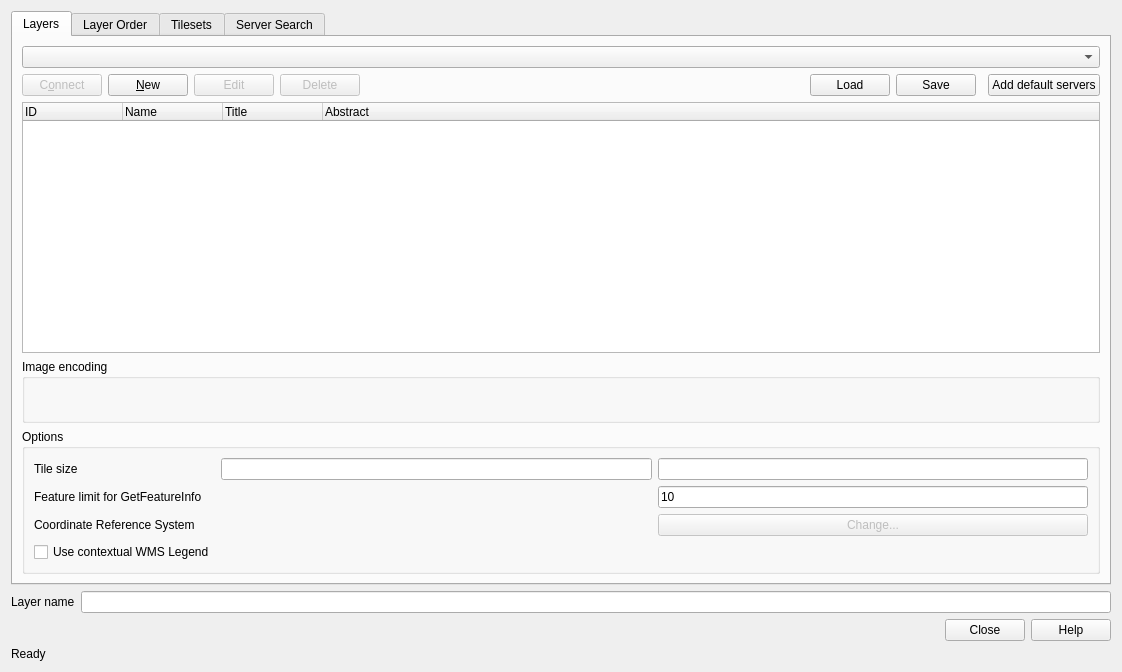
<?xml version="1.0" encoding="UTF-8"?>
<ui version="4.0">
 <class>WMSSourceSelectBase</class>
 <widget class="QDialog" name="WMSSourceSelectBase">
  <property name="geometry">
   <rect>
    <x>0</x>
    <y>0</y>
    <width>1122</width>
    <height>672</height>
   </rect>
  </property>
  <property name="windowTitle">
   <string>Dialog</string>
  </property>
  <layout class="QGridLayout" name="gridLayout_2">
   <item row="0" column="0">
    <widget class="QTabWidget" name="tabServers">
     <property name="enabled">
      <bool>true</bool>
     </property>
     <property name="currentIndex">
      <number>0</number>
     </property>
     <widget class="QWidget" name="tabLayers">
      <attribute name="title">
       <string>Layers</string>
      </attribute>
      <layout class="QGridLayout" name="gridLayout">
       <item row="0" column="0" colspan="12">
        <widget class="QComboBox" name="cmbConnections"/>
       </item>
       <item row="1" column="0" colspan="2">
        <widget class="QPushButton" name="btnConnect">
         <property name="enabled">
          <bool>false</bool>
         </property>
         <property name="text">
          <string>C&amp;onnect</string>
         </property>
        </widget>
       </item>
       <item row="1" column="2" colspan="2">
        <widget class="QPushButton" name="btnNew">
         <property name="text">
          <string>&amp;New</string>
         </property>
        </widget>
       </item>
       <item row="1" column="4">
        <widget class="QPushButton" name="btnEdit">
         <property name="enabled">
          <bool>false</bool>
         </property>
         <property name="text">
          <string>Edit</string>
         </property>
        </widget>
       </item>
       <item row="1" column="5">
        <widget class="QPushButton" name="btnDelete">
         <property name="enabled">
          <bool>false</bool>
         </property>
         <property name="text">
          <string>Delete</string>
         </property>
        </widget>
       </item>
       <item row="1" column="7">
        <spacer name="horizontalSpacer_2">
         <property name="orientation">
          <enum>Qt::Horizontal</enum>
         </property>
         <property name="sizeHint" stdset="0">
          <size>
           <width>8</width>
           <height>20</height>
          </size>
         </property>
        </spacer>
       </item>
       <item row="1" column="11">
        <widget class="QPushButton" name="btnAddDefault">
         <property name="statusTip">
          <string>Adds a few example WMS servers</string>
         </property>
         <property name="whatsThis">
          <string comment="Adds several example WMS servers to the list"/>
         </property>
         <property name="text">
          <string>Add default servers</string>
         </property>
        </widget>
       </item>
       <item row="2" column="0" colspan="12">
        <widget class="QTreeWidget" name="lstLayers">
         <property name="sizePolicy">
          <sizepolicy hsizetype="Expanding" vsizetype="Expanding">
           <horstretch>0</horstretch>
           <verstretch>0</verstretch>
          </sizepolicy>
         </property>
         <property name="selectionMode">
          <enum>QAbstractItemView::ExtendedSelection</enum>
         </property>
         <property name="allColumnsShowFocus">
          <bool>true</bool>
         </property>
         <column>
          <property name="text">
           <string>ID</string>
          </property>
         </column>
         <column>
          <property name="text">
           <string>Name</string>
          </property>
         </column>
         <column>
          <property name="text">
           <string>Title</string>
          </property>
         </column>
         <column>
          <property name="text">
           <string>Abstract</string>
          </property>
         </column>
        </widget>
       </item>
       <item row="3" column="0" colspan="12">
        <widget class="QGroupBox" name="btnGrpImageEncoding">
         <property name="sizePolicy">
          <sizepolicy hsizetype="Preferred" vsizetype="Preferred">
           <horstretch>0</horstretch>
           <verstretch>0</verstretch>
          </sizepolicy>
         </property>
         <property name="minimumSize">
          <size>
           <width>16</width>
           <height>64</height>
          </size>
         </property>
         <property name="title">
          <string>Image encoding</string>
         </property>
        </widget>
       </item>
       <item row="1" column="9">
        <widget class="QPushButton" name="btnSave">
         <property name="toolTip">
          <string>Save connections to file</string>
         </property>
         <property name="text">
          <string>Save</string>
         </property>
        </widget>
       </item>
       <item row="1" column="8">
        <widget class="QPushButton" name="btnLoad">
         <property name="toolTip">
          <string>Load connections from file</string>
         </property>
         <property name="text">
          <string>Load</string>
         </property>
        </widget>
       </item>
       <item row="4" column="0" colspan="12">
        <widget class="QGroupBox" name="gbCRS">
         <property name="title">
          <string>Options</string>
         </property>
         <layout class="QGridLayout">
          <item row="3" column="0" colspan="2">
           <widget class="QLabel" name="labelCoordRefSys">
            <property name="text">
             <string>Coordinate Reference System</string>
            </property>
            <property name="buddy">
             <cstring>btnChangeSpatialRefSys</cstring>
            </property>
           </widget>
          </item>
          <item row="3" column="2">
           <widget class="QPushButton" name="btnChangeSpatialRefSys">
            <property name="enabled">
             <bool>false</bool>
            </property>
            <property name="text">
             <string>Change...</string>
            </property>
           </widget>
          </item>
          <item row="1" column="1">
           <widget class="QLineEdit" name="mTileWidth"/>
          </item>
          <item row="1" column="0">
           <widget class="QLabel" name="label_2">
            <property name="text">
             <string>Tile size</string>
            </property>
            <property name="buddy">
             <cstring>mTileWidth</cstring>
            </property>
           </widget>
          </item>
          <item row="1" column="2">
           <widget class="QLineEdit" name="mTileHeight"/>
          </item>
          <item row="2" column="0" colspan="2">
           <widget class="QLabel" name="label_3">
            <property name="text">
             <string>Feature limit for GetFeatureInfo</string>
            </property>
            <property name="buddy">
             <cstring>mFeatureCount</cstring>
            </property>
           </widget>
          </item>
          <item row="2" column="2">
           <widget class="QLineEdit" name="mFeatureCount">
            <property name="text">
             <string>10</string>
            </property>
           </widget>
          </item>
          <item row="4" column="0">
           <widget class="QCheckBox" name="mContextualLegendCheckbox">
            <property name="text">
             <string>Use contextual WMS Legend</string>
            </property>
           </widget>
          </item>
         </layout>
        </widget>
       </item>
      </layout>
     </widget>
     <widget class="QWidget" name="tabLayerOrder">
      <attribute name="title">
       <string>Layer Order</string>
      </attribute>
      <layout class="QGridLayout" name="_2">
       <item row="0" column="0">
        <widget class="QPushButton" name="mLayerUpButton">
         <property name="toolTip">
          <string>Move selected layer UP</string>
         </property>
         <property name="text">
          <string>Up</string>
         </property>
        </widget>
       </item>
       <item row="0" column="1">
        <widget class="QPushButton" name="mLayerDownButton">
         <property name="toolTip">
          <string>Move selected layer DOWN</string>
         </property>
         <property name="text">
          <string>Down</string>
         </property>
        </widget>
       </item>
       <item row="0" column="2">
        <spacer>
         <property name="orientation">
          <enum>Qt::Horizontal</enum>
         </property>
         <property name="sizeHint" stdset="0">
          <size>
           <width>391</width>
           <height>30</height>
          </size>
         </property>
        </spacer>
       </item>
       <item row="1" column="0" colspan="3">
        <widget class="QTreeWidget" name="mLayerOrderTreeWidget">
         <property name="columnCount">
          <number>3</number>
         </property>
         <column>
          <property name="text">
           <string>Layer</string>
          </property>
         </column>
         <column>
          <property name="text">
           <string>Style</string>
          </property>
         </column>
         <column>
          <property name="text">
           <string>Title</string>
          </property>
         </column>
        </widget>
       </item>
      </layout>
     </widget>
     <widget class="QWidget" name="tabTilesets">
      <attribute name="title">
       <string>Tilesets</string>
      </attribute>
      <layout class="QGridLayout" name="gridLayout_3">
       <item row="0" column="0">
        <widget class="QTableWidget" name="lstTilesets">
         <property name="alternatingRowColors">
          <bool>true</bool>
         </property>
         <property name="selectionMode">
          <enum>QAbstractItemView::SingleSelection</enum>
         </property>
         <property name="selectionBehavior">
          <enum>QAbstractItemView::SelectRows</enum>
         </property>
         <property name="cornerButtonEnabled">
          <bool>false</bool>
         </property>
         <attribute name="verticalHeaderVisible">
          <bool>false</bool>
         </attribute>
         <column>
          <property name="text">
           <string>Layer</string>
          </property>
         </column>
         <column>
          <property name="text">
           <string>Format</string>
          </property>
         </column>
         <column>
          <property name="text">
           <string>Title</string>
          </property>
         </column>
         <column>
          <property name="text">
           <string>Style</string>
          </property>
         </column>
         <column>
          <property name="text">
           <string>Tileset</string>
          </property>
         </column>
         <column>
          <property name="text">
           <string>CRS</string>
          </property>
         </column>
        </widget>
       </item>
      </layout>
     </widget>
     <widget class="QWidget" name="tabServerSearch">
      <attribute name="title">
       <string>Server Search</string>
      </attribute>
      <layout class="QGridLayout" name="_3">
       <item row="0" column="0">
        <widget class="QLineEdit" name="leSearchTerm"/>
       </item>
       <item row="0" column="1">
        <widget class="QPushButton" name="btnSearch">
         <property name="text">
          <string>Search</string>
         </property>
         <property name="default">
          <bool>true</bool>
         </property>
        </widget>
       </item>
       <item row="1" column="0" colspan="2">
        <widget class="QTableWidget" name="tableWidgetWMSList">
         <property name="selectionMode">
          <enum>QAbstractItemView::SingleSelection</enum>
         </property>
         <property name="selectionBehavior">
          <enum>QAbstractItemView::SelectRows</enum>
         </property>
         <property name="cornerButtonEnabled">
          <bool>false</bool>
         </property>
         <attribute name="verticalHeaderVisible">
          <bool>false</bool>
         </attribute>
         <column>
          <property name="text">
           <string>Title</string>
          </property>
         </column>
         <column>
          <property name="text">
           <string>Description</string>
          </property>
         </column>
         <column>
          <property name="text">
           <string>URL</string>
          </property>
         </column>
        </widget>
       </item>
       <item row="2" column="0" colspan="2">
        <widget class="QPushButton" name="btnAddWMS">
         <property name="text">
          <string>Add selected row to WMS list</string>
         </property>
        </widget>
       </item>
      </layout>
     </widget>
    </widget>
   </item>
   <item row="1" column="0">
    <layout class="QHBoxLayout" name="horizontalLayout">
     <item>
      <widget class="QLabel" name="label">
       <property name="text">
        <string>Layer name</string>
       </property>
       <property name="buddy">
        <cstring>leLayerName</cstring>
       </property>
      </widget>
     </item>
     <item>
      <widget class="QLineEdit" name="leLayerName"/>
     </item>
    </layout>
   </item>
   <item row="2" column="0">
    <widget class="QDialogButtonBox" name="buttonBox">
     <property name="standardButtons">
      <set>QDialogButtonBox::Close|QDialogButtonBox::Help</set>
     </property>
    </widget>
   </item>
   <item row="3" column="0">
    <widget class="QLabel" name="labelStatus">
     <property name="sizePolicy">
      <sizepolicy hsizetype="Ignored" vsizetype="Preferred">
       <horstretch>0</horstretch>
       <verstretch>0</verstretch>
      </sizepolicy>
     </property>
     <property name="text">
      <string>Ready</string>
     </property>
     <property name="wordWrap">
      <bool>false</bool>
     </property>
    </widget>
   </item>
  </layout>
 </widget>
 <resources/>
 <connections/>
</ui>
